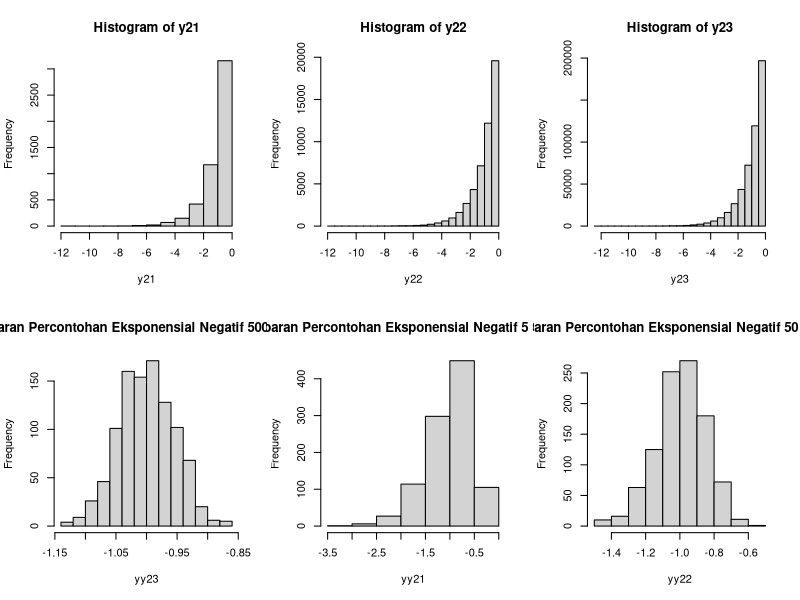
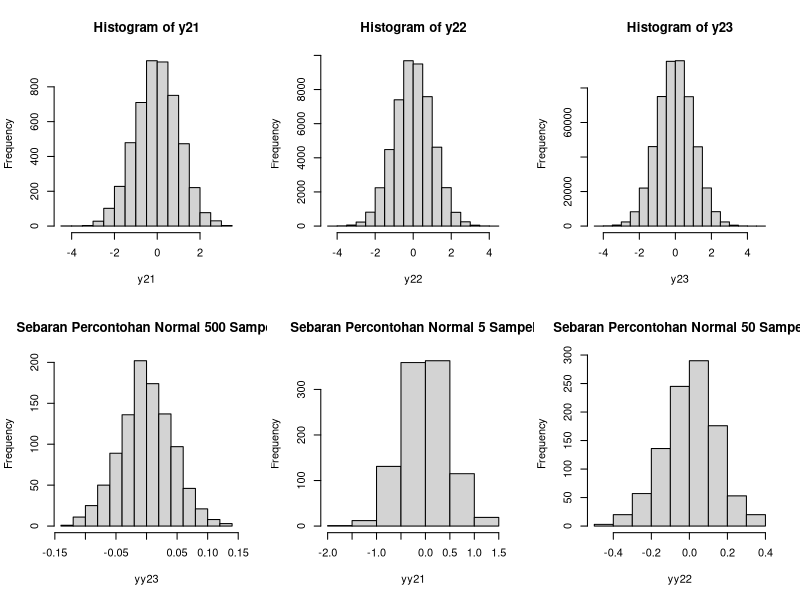
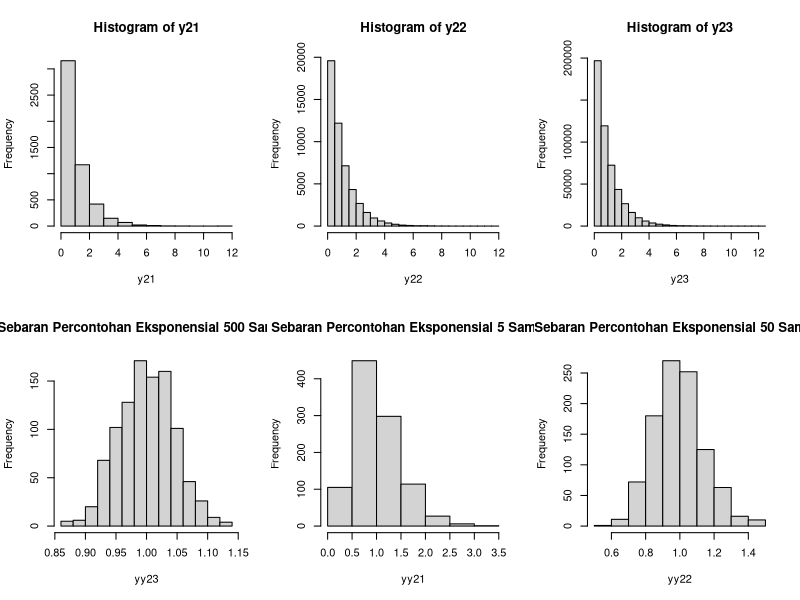
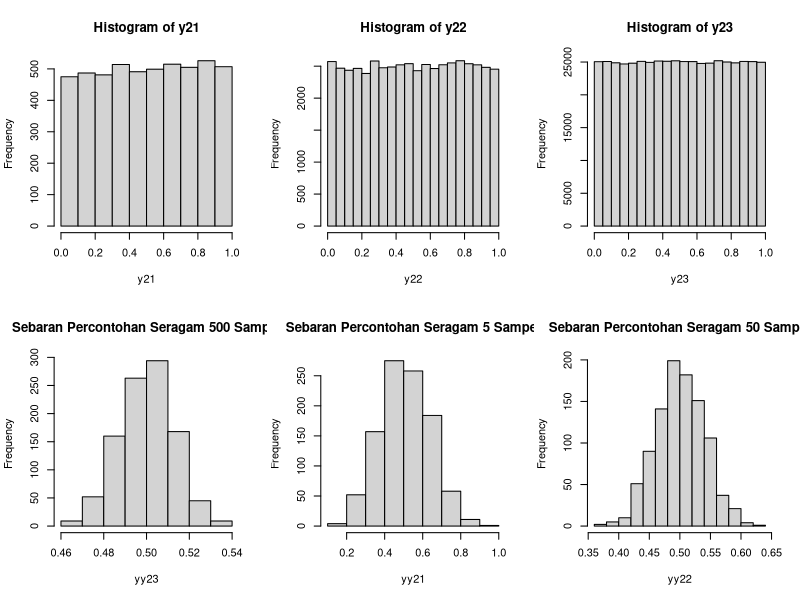

Write R code to recreate these figures, in order.
## ---- chunk 1
k<-1000 # ulangan
n<-5 #banyak sampel
par(mfrow=c(2,3))

set.seed(15)
y21<-matrix(-rexp(n*k),k) #bangkitkan sampel
hist(y21)

n<-50 #banyak sampel
set.seed(15)
y22<-matrix(-rexp(n*k),k) #bangkitkan sampel
hist(y22)

n<-500 #banyak sampel
set.seed(15)
y23<-matrix(-rexp(n*k),k) #bangkitkan sampel
hist(y23)


yy23<-apply(y23,1,mean) #simpan rataan
hist(yy23, main = "Sebaran Percontohan Eksponensial Negatif 500 Sampel")

yy21<-apply(y21,1,mean) #simpan rataan
hist(yy21, main = "Sebaran Percontohan Eksponensial Negatif 5 Sampel")

yy22<-apply(y22,1,mean) #simpan rataan
hist(yy22, main = "Sebaran Percontohan Eksponensial Negatif 50 Sampel")
## ---- chunk 2
k<-1000 # ulangan
n<-5 #banyak sampel
par(mfrow=c(2,3))

set.seed(15)
y21<-matrix(rnorm(n*k),k) #bangkitkan sampel
hist(y21)

n<-50 #banyak sampel
set.seed(15)
y22<-matrix(rnorm(n*k),k) #bangkitkan sampel
hist(y22)

n<-500 #banyak sampel
set.seed(15)
y23<-matrix(rnorm(n*k),k) #bangkitkan sampel
hist(y23)


yy23<-apply(y23,1,mean) #simpan rataan
hist(yy23, main = "Sebaran Percontohan Normal 500 Sampel")

yy21<-apply(y21,1,mean) #simpan rataan
hist(yy21, main = "Sebaran Percontohan Normal 5 Sampel")

yy22<-apply(y22,1,mean) #simpan rataan
hist(yy22, main = "Sebaran Percontohan Normal 50 Sampel")
## ---- chunk 3
k<-1000 # ulangan
n<-5 #banyak sampel
par(mfrow=c(2,3))

set.seed(15)
y21<-matrix(rexp(n*k),k) #bangkitkan sampel
hist(y21)

n<-50 #banyak sampel
set.seed(15)
y22<-matrix(rexp(n*k),k) #bangkitkan sampel
hist(y22)

n<-500 #banyak sampel
set.seed(15)
y23<-matrix(rexp(n*k),k) #bangkitkan sampel
hist(y23)


yy23<-apply(y23,1,mean) #simpan rataan
hist(yy23, main = "Sebaran Percontohan Eksponensial 500 Sampel")

yy21<-apply(y21,1,mean) #simpan rataan
hist(yy21, main = "Sebaran Percontohan Eksponensial 5 Sampel")

yy22<-apply(y22,1,mean) #simpan rataan
hist(yy22, main = "Sebaran Percontohan Eksponensial 50 Sampel")
## ---- chunk 4
k<-1000 # ulangan
n<-5 #banyak sampel
par(mfrow=c(2,3))

set.seed(15)
y21<-matrix(runif(n*k),k) #bangkitkan sampel
hist(y21)

n<-50 #banyak sampel
set.seed(15)
y22<-matrix(runif(n*k),k) #bangkitkan sampel
hist(y22)

n<-500 #banyak sampel
set.seed(15)
y23<-matrix(runif(n*k),k) #bangkitkan sampel
hist(y23)


yy23<-apply(y23,1,mean) #simpan rataan
hist(yy23, main = "Sebaran Percontohan Seragam 500 Sampel")

yy21<-apply(y21,1,mean) #simpan rataan
hist(yy21, main = "Sebaran Percontohan Seragam 5 Sampel")

yy22<-apply(y22,1,mean) #simpan rataan
hist(yy22, main = "Sebaran Percontohan Seragam 50 Sampel")
